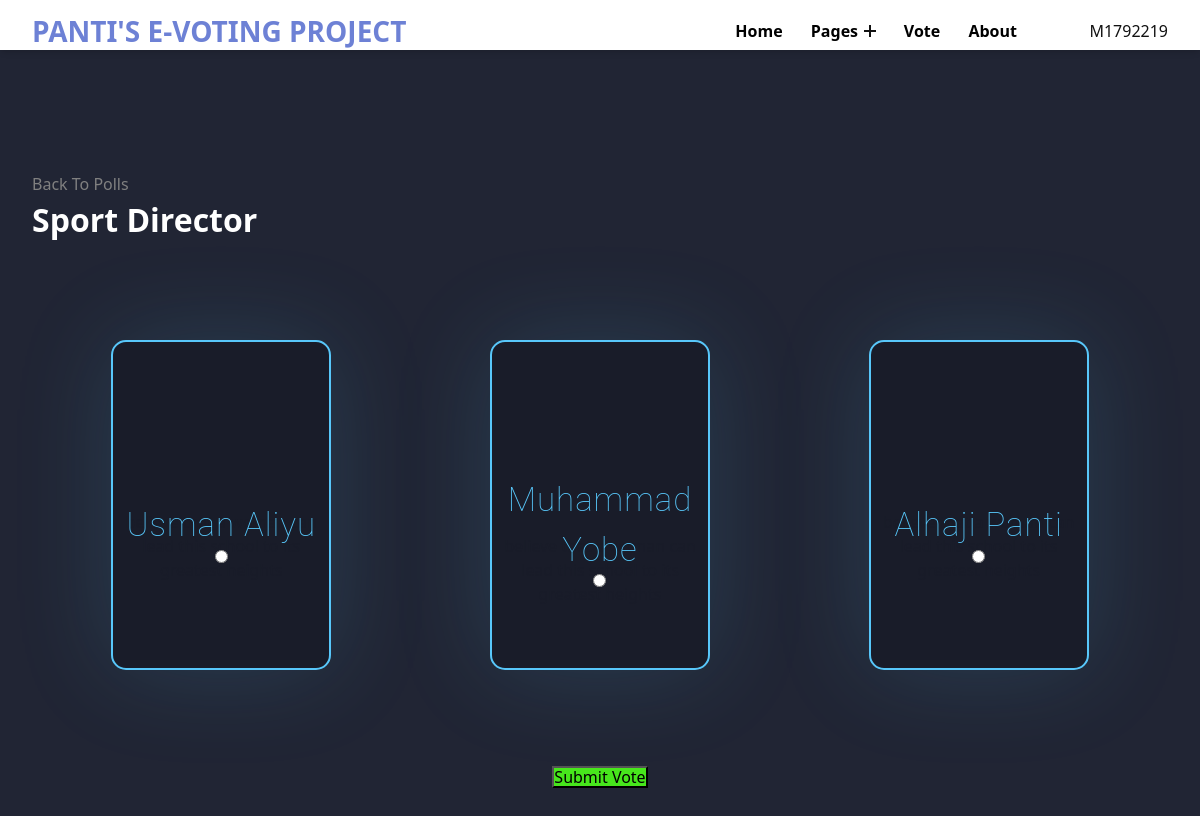
The page /polls/3/ (signed in) on the database its author committed.
### build/models.py (models this page shows, shortened)
class Question(models.Model):
    question_text = models.CharField(max_length = 200)
    pub_date = models.DateTimeField('date published')

class Choice(models.Model):
    question = models.ForeignKey(Question, on_delete = models.CASCADE)
    choice_text = models.CharField(max_length = 200)
    votes = models.IntegerField(default = 0)

### build/views.py (the view)
# urls.py: path('<int:question_id>/', views.detail, name ='detail'),
@login_required(login_url='/polls/login')
def detail(request, question_id):
	Current_user.objects.get_or_create(user = request.user, id=request.user.id)
	if question_id == 1:
		check_voting_status = Current_user.objects.get(user = request.user, id=request.user.id).voted_position_2
	elif question_id == 2:
		check_voting_status = Current_user.objects.get(user = request.user, id=request.user.id).voted_position_2
	elif question_id == 3:
		check_voting_status = Current_user.objects.get(user = request.user, id=request.user.id).voted_position_3
	elif question_id == 4:
		check_voting_status = Current_user.objects.get(user = request.user, id=request.user.id).voted_position_4
	elif question_id == 5:
		check_voting_status = Current_user.objects.get(user = request.user, id=request.user.id).voted_position_5
	elif question_id == 6:
		check_voting_status = Current_user.objects.get(user = request.user, id=request.user.id).voted_position_6
	elif question_id == 7:
		check_voting_status = Current_user.objects.get(user = request.user, id=request.user.id).voted_position_7
	else: messages.info(request, "INFO: NO SUCH POSITION")
	if check_voting_status == True:
		messages.info(request, "INFO: You Have Already Casted A Vote For That Position!")
		return redirect('/polls')
	try:
		question = Question.objects.get(pk = question_id)
		print("IDDDDD", question_id)
	except Question.DoesNotExist:
		raise Http404("Question does not exist")
	else:
		print(str(request.method))
	return render(request, 'polls/detail.html', {'question': question, 'id': question_id})

### build/templates/polls/detail.html (shortened to what this page needs)
{% extends 'base.html' %} {% block content %}
<!DOCTYPE html>
<html lang="en">
  <head>
  </head>
  <body>
    <a class="btn btn-secondary btn-sm mb-3" href="{% url 'polls:index' %}" style="color: gray;"
      >Back To Polls</a
    >
    <h1 class="text-center mb-3" style="color: white;">{{ question.question_text }}</h1>
    <form action="{% url 'polls:confirmation' question.id %}" method="POST">
		<div class="row-needed">
      {% csrf_token %} {% for choice in question.choice_set.all %}
      <div class="main">
        <div class="card">
          <div class="text1">
            <label for="choice{{ forloop.counter }}"
              >{{ choice.choice_text }}</label
            >
            <br />
            <input
              type="radio"
              name="choice"
              class="form-check-input"
              id="choice{{ forloop.counter }}"
              value="{{ choice.id }}"
            />
          </div>
          <div class="hover">
            <div class="text2-{{forloop.counter}}">
              <p style="color: #191c29;">  believe that a woman can lead this school to its greatest heights </p>
            </div>
          </div>
        </div>
      </div>
      {% endfor %}
	</div>
	<center>     <input
        type="submit"
        value="Submit Vote"
        class="btn btn-success btn-lg btn-block mt-4"
		style="background-color: #47e61c;"
      /> </center>
    </form>
  </body>
</html>
{% endblock %}

### build/templates/partials/_navbar.html (shortened to what this page needs)
{% load static %}
<!DOCTYPE html>
<html lang="en">
   <head>
      <link rel="stylesheet" href="{% static '/navbarObj/reset.min.css' %}">
      <link rel="stylesheet" href="{% static '/navbarObj/style.min.css' %}">
      <link rel="stylesheet" href="{% static '/navbarObj/ionicon.min.css' %}">
   </head>
   <body style="margin-top: 80;">
      <header class="header"  style="height: 50px;  background-color: white; position: fixed;">
         <div class="container"  style="height: 50px;">
            <section class="wrapper"  style="height: 62px;">
               <h1><a href="{% url 'polls:index' %}" style="color: rgba(50, 79, 196, 0.713);" class="brand">Panti's E-voting Project</a></h1>
               <nav class="navbar">
                  <ul class="menu">
                     <li class="menu-item"><a href="/" style="color: black;">Home</a></li>
                     <li class="menu-item menu-item-has-children">
                        <a href="#" data-toggle="sub-menu" style="color: black;">Pages<i class="expand"></i></a>
                     </li>
                     <li class="menu-item"><a href="{% url 'polls:index' %}" style="color: black;">Vote</a></li>
                     <li class="menu-item"><a href="{% url 'polls:about' %}" style="color: black;">About</a></li>
                     {% if user.is_authenticated %}
                        {{user.username}}
                     {% else %}
                     <li class="menu-item"><a href="{% url 'polls:index' %}"><input type="submit" value="Log in" class="navLogin" id="navLogin"></a></li>
                     {% endif %}
                  </ul>
               </nav>
            </section>
         </div>
      </header>
   </body>
</html>

### build/templates/polls/detail.html (style rules this page uses)
body { display: flex; justify-content: center; align-items: center; flex-wrap: nowrap; min-height:100vh; background: #212534 }
.row-needed { display: flex; flex-direction: row; justify-content: space-around; }
.main { position: relative; display: flex; justify-content: center; align-items: center; flex-direction: row; }
.card { position: relative; display:flex; height:330px; width: 220px; background-color: #191c29; border-radius: 15px; justify-content: center; align-items: center; flex-wrap: nowrap; flex-direction:column; text-align:center; border:2px solid rgb(88 199 250); overflow:hidden; transition:.6s; box-shadow:0px 0px 100px rgba(88,199,250,.15); }
.text1 { position:relative; font-size:33px; font-family:roboto; color: rgb(88 199 250); font-weight:100; letter-spacing:1px; transition:.7s; transform:translateY(110px); }

### rows shown on the page
Question: question_text "Sport Director"
Choice: choice_text "Usman Aliyu"
Choice: choice_text "Muhammad Yobe"
Choice: choice_text "Alhaji Panti"

### other values the page prints
{{ user.username }} "M1792219"
